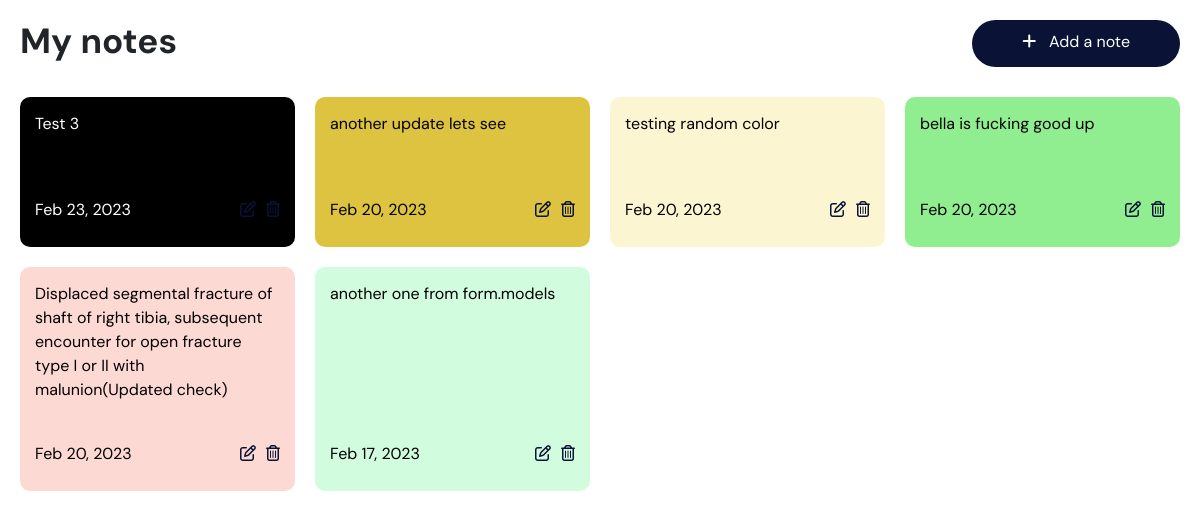
Before: / with the older database file.
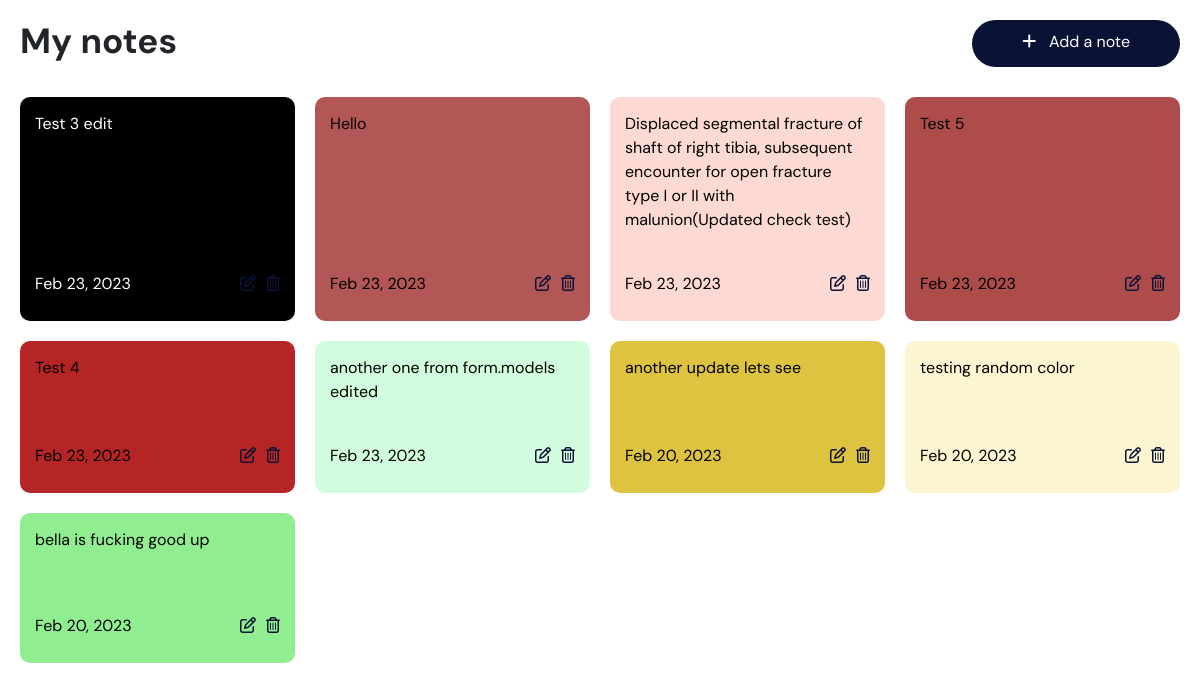
After: the same page with the newer database file.
### base/models.py (models this page shows, shortened)
class StickyNote(models.Model):
    note_text = models.CharField(max_length=250)
    created_at = models.DateTimeField(auto_now_add=True)
    last_updated = models.DateTimeField(auto_now_add=True)
    background_color = models.CharField(max_length=255, default='#FFFFFF')

### base/views.py (the view)
# urls.py: path('', views.home, name='home'),
def home(request):
    notes = StickyNote.objects.order_by('-last_updated')
    context = {'notes': notes}
    return render(request, 'base.html', context)

### templates/base.html (shortened to what this page needs)
{% load static %}
<!DOCTYPE html>
<html lang="en">
  <head>
    <link
      href="https://cdn.jsdelivr.net/npm/bootstrap@5.0.2/dist/css/bootstrap.min.css"
      rel="stylesheet"
    />
    <link rel="stylesheet" href="{% static 'styles/base.css' %}" />
  </head>
  <body>
    <main>
      {% block content %}
      <nav>
        <h1>My notes</h1>
        <a href="{% url 'create_note' %}">
          <i class="fa-solid fa-plus"></i> &nbsp; Add a note</a
        >
      </nav>
      <section>
        {% for note in notes %}
        <article
          style="background-color: {{ note.background_color }}; color: {% if note.background_color == '#000000' %}white{% else %}black{% endif %}"
        >
          <p>{{ note.note_text }}</p>
          <div>
            {% if note.last_updated %}
            <p>{{ note.last_updated|date:"M d, Y" }}</p>
            {% else %}
            <p>{{ note.created_at|date:"M d, Y" }}</p>
            {% endif %}
            <span>
              <a href="{% url 'update_note' note.pk %}"
                ><i class="fa-regular fa-pen-to-square"></i
              ></a>
              <a href="{% url 'delete_note' note.pk %}"
                ><i class="fa-regular fa-trash-can"></i
              ></a>
            </span>
          </div>
        </article>
        {% endfor %}
      </section>
       {% endblock %}
    </main>
  </body>
</html>

### static/styles/base.css (style rules this page uses)
html { font-size: 62.5%; }
body { font-size: 1.6rem; font-family: "DM Sans", sans-serif; }
main { max-width: 1220px; width: 100%; padding: 2rem; }
nav { display: flex; flex-direction: column; justify-content: space-between; gap: 2rem; }
nav h1 { font-weight: 700; font-size: 3.5rem; }
nav a { padding: 1rem 5rem; background-color: #0a1336; color: #fff; border-radius: 3rem; text-align: center; text-decoration: none; }
section { display: flex; flex-direction: column; margin-top: 3rem; gap: 2rem; }
section article { background-color: lightsalmon; min-height: 15rem; border-radius: 1rem; padding: 1.5rem; display: flex; flex-direction: column; justify-content: space-between; gap: 3rem; width: 100%; color: #0a1336; }
article div { display: flex; justify-content: space-between; }
article div span { display: flex; gap: 1rem; }
article div span a { text-decoration: none; color: #0a1336; }
@media (min-width: 500px) { main { margin: 0 auto; } }
@media (min-width: 500px) { nav { flex-direction: row; } }
@media (min-width: 500px) { section { display: grid; grid-template-columns: repeat(2, 1fr); } }
@media (min-width: 768px) { section { display: grid; grid-template-columns: repeat(3, 1fr); } }
@media (min-width: 900px) { section { display: grid; grid-template-columns: repeat(4, 1fr); } }
@media (min-width: 1200px) { section { display: grid; grid-template-columns: repeat(4, 1fr); } }

Changed rows visible on the page:
changed StickyNote: note_text "Test 3" → "Test 3 edit"
added StickyNote: note_text "Hello", last_updated "Feb 23, 2023", background_color "#b35656" (drawn)
changed StickyNote: note_text "Displaced segmental fracture of shaft of right tibia, subsequent encounter for open fracture type I or II with malunion(Updated check)" → "Displaced segmental fracture of shaft of right tibia, subsequent encounter for open fracture type I or II with malunion(Updated check test)"; last_updated "Feb 20, 2023" → "Feb 23, 2023"; moves up the list
added StickyNote: note_text "Test 5", last_updated "Feb 23, 2023", background_color "#ae4c4c" (drawn)
added StickyNote: note_text "Test 4", last_updated "Feb 23, 2023", background_color "#b62525" (drawn)
changed StickyNote: note_text "another one from form.models" → "another one from form.models edited"; last_updated "Feb 17, 2023" → "Feb 23, 2023"; moves up the list
